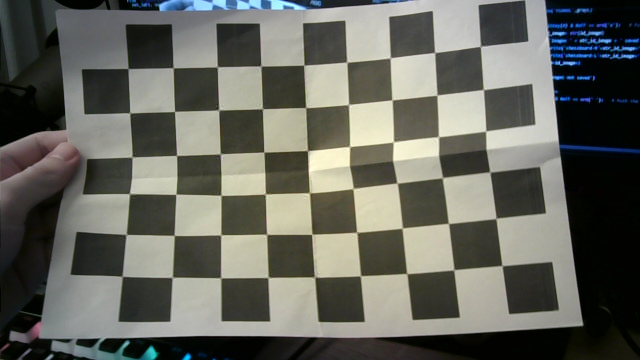
#> input picture Stereo-Vision/calib_images/right_chessboard-0.png, 640 x 360 px
$ python stereo.py   (older library calls are emulated)
#> lines starting #> are read from the running program, lines starting #| are printed output that depends on the picture
import numpy as np
import cv2
import time
# from openpyxl import Workbook # Used for writing data into an Excel file
from sklearn.preprocessing import normalize
from concurrent.futures import ThreadPoolExecutor

# Filtering
kernel= np.ones((3,3),np.uint8)

def coords_mouse_disp(event,x,y,flags,param):
    if event == cv2.EVENT_LBUTTONDBLCLK:
        #print x,y,disp[y,x],filteredImg[y,x]
        average=0
        for u in range (-1,2):
            for v in range (-1,2):
                average += disp[y+u,x+v]
        average=average/9
        Distance= -593.97*average**(3) + 1506.8*average**(2) - 1373.1*average + 522.06
        Distance= np.around(Distance*0.01,decimals=2)
        print('Distance: '+ str(Distance)+' m')

def estimate_distance(disparity_value):
    distance = -593.97 * disparity_value**3 + 1506.8 * disparity_value**2 - 1373.1 * disparity_value + 522.06
    return np.around(distance * 0.01, decimals=2)  # Convert to meters

# Termination criteria
criteria =(cv2.TERM_CRITERIA_EPS + cv2.TERM_CRITERIA_MAX_ITER, 30, 0.001)
criteria_stereo= (cv2.TERM_CRITERIA_EPS + cv2.TERM_CRITERIA_MAX_ITER, 30, 0.001)

# Prepare object points
objp = np.zeros((9*6,3), np.float32)
objp[:,:2] = np.mgrid[0:9,0:6].T.reshape(-1,2)

# Arrays to store object points and image points from all images
objpoints= []   # 3d points in real world space
imgpointsR= []   # 2d points in image plane
imgpointsL= []

print('Starting stereo calibration ... ')

ChessImaR = None
ChessImaL = None

for i in range(0, 64):
    t = str(i)
    ChessImaR = cv2.imread('calib_images/right_chessboard-' + t + '.png', 0)
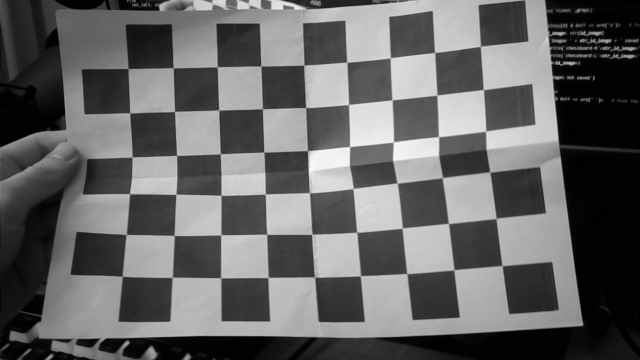
#> ChessImaR: shape (360, 640); min 0, max 252, mean 99.7
    ChessImaL = cv2.imread('calib_images/left_chessboard-' + t + '.png', 0)
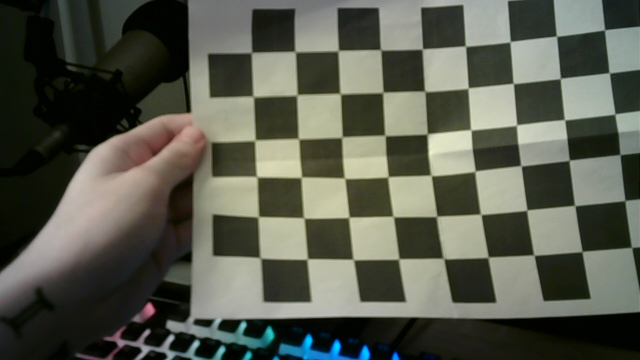
#> input picture Stereo-Vision/calib_images/left_chessboard-0.png, 640 x 360 px
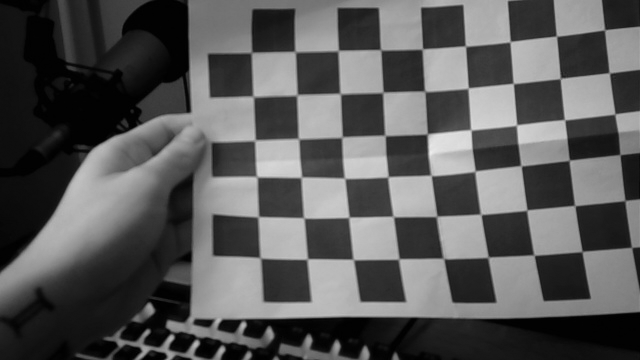
#> ChessImaL: shape (360, 640); min 0, max 237, mean 87.7
    if ChessImaR is None or ChessImaL is None:
        print(f"⚠️ Warning: Image {t} could not be loaded.")
        continue  # Skip this iteration if loading failed
    retR, cornersR = cv2.findChessboardCorners(ChessImaR, (9, 6), None)
#> retR = True; cornersR = 54 rows, first 8: [502, 265.8], [453.7, 269.8], [406.7, 273.4], [360.5, 275.7], [314.4, 277.4], [268, 277.5], [220.6, 277.6], [171.8, 277.6]
    retL, cornersL = cv2.findChessboardCorners(ChessImaL, (9, 6), None)
#> retL = True; cornersL = 54 rows, first 8: [628, 244], [582.2, 251.5], [534.5, 255.4], [488.2, 256.9], [443.9, 258.7], [398.8, 259], [353.5, 259.5], [307.7, 258.5]
    if retR and retL:
        objpoints.append(objp)
        cv2.cornerSubPix(ChessImaR, cornersR, (11, 11), (-1, -1), criteria)
        cv2.cornerSubPix(ChessImaL, cornersL, (11, 11), (-1, -1), criteria)
        imgpointsR.append(cornersR)
        imgpointsL.append(cornersL)
#> pass 2 of the loop `for i in range(0, 64):`:
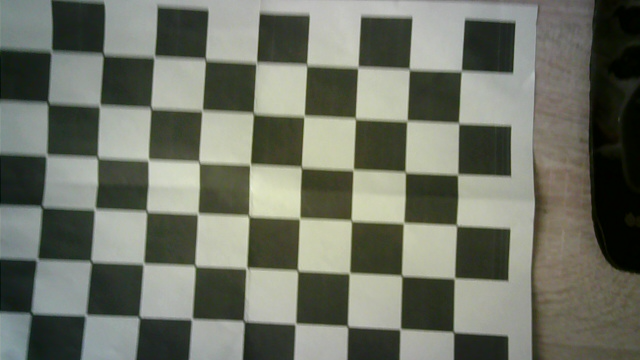
#> input picture Stereo-Vision/calib_images/right_chessboard-1.png, 640 x 360 px
#> `ChessImaR = cv2.imread('calib_images/right_chessboard-' + t + '.png', 0)`:
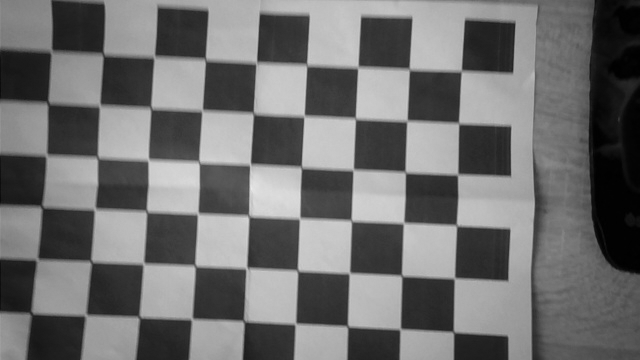
#> ChessImaR: shape (360, 640); min 0, max 236, mean 110.9

# Calibration
#> (the run stopped early here; a loop or call above may not have finished)
